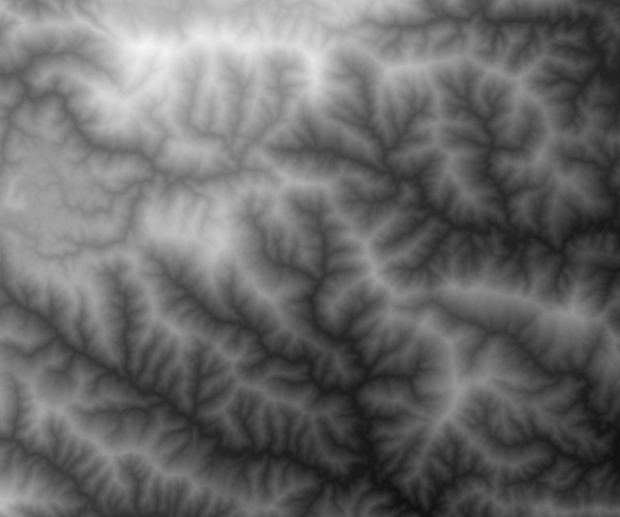
#> input picture image.png, 620 x 517 px
$ jupyter execute 2d_3d_heightmap.ipynb   (shell and % lines are left out)
#> lines starting #> are read from the running program, lines starting #| are printed output that depends on the picture
[cell 1]
import matplotlib.pyplot as plt
import matplotlib.image as mpimg
import numpy as np

[cell 2]
img = mpimg.imread('image.png')
#> img is the input picture: shape (517, 620, 4) float32; mean R, G, B, A 0.414, 0.414, 0.414, 1
plt.imshow(img)

[cell 3]
def rgb2gray(rgb):
    return np.dot(rgb[..., :3], [0.2989, 0.5870, 0.1140])

def average(r, c, matrix, amt=1):
    r1 = 0 if r-amt < 0 else r-amt
    c1 = 0 if c-amt < 0 else c-amt
    row_m = np.mean(matrix[r1:(r+amt+1),c])
    col_m = np.mean(matrix[r, c1:(c+amt+1)])
    return np.mean([row_m, col_m])

g_img = rgb2gray(img).copy()

def iterate_(n=1):
#> called with n = 5
    for row_i, row in enumerate(g_img):
        for col_i, _ in enumerate(row):
            g_img[row_i, col_i] = np.log(g_img[row_i, col_i])
            g_img[row_i, col_i] = average(row_i, col_i, g_img, n)
#> this loop made 517 passes
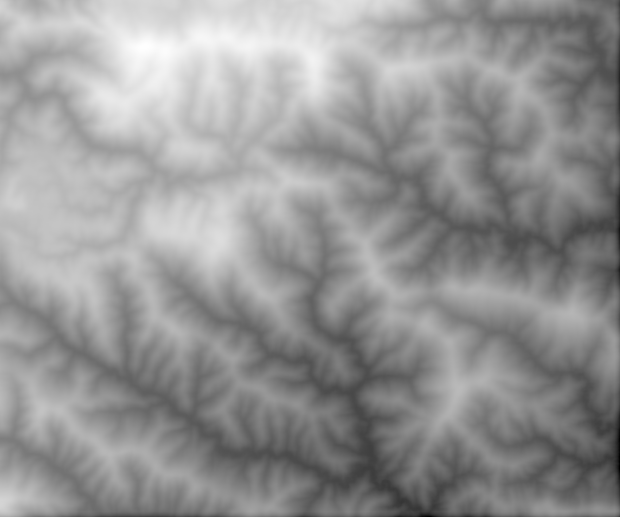
#> g_img: shape (517, 620) float64; min -0.667, max 0.781, mean 0.18; drawn with min black and max white

iterate_(5)

x = np.linspace(len(g_img[0]),0,len(g_img[0]))
y = np.linspace(0,len(g_img),len(g_img))
X, Y = np.meshgrid(x, y)

[cell 4]
fig = plt.figure(dpi=len(img)/2)
ax = fig.add_subplot(111, projection='3d')
ax.plot_surface \
(X, Y, g_img, cmap='inferno', linewidth=1,
antialiased=True, alpha=1, rstride=3, cstride=3,)
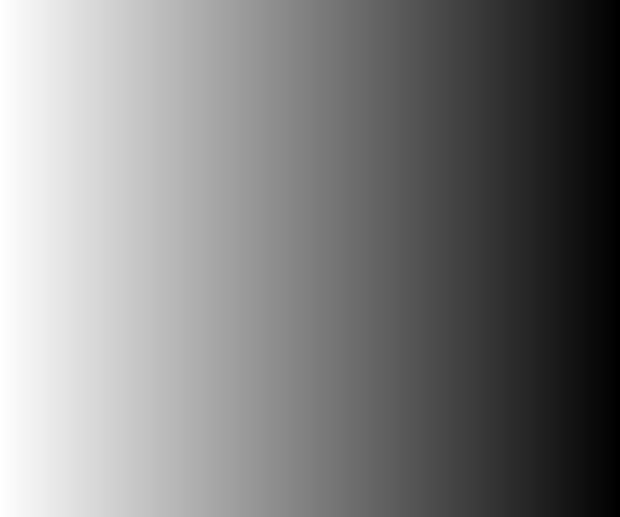
#> X: shape (517, 620) float64; min 0, max 620, mean 310; drawn with min black and max white
# Labels.
ax.set_xlabel('X')
ax.set_ylabel('Y')
ax.set_zlabel('Elevation')
ax.elev = 74
ax.dist = 12
ax.azim = 140
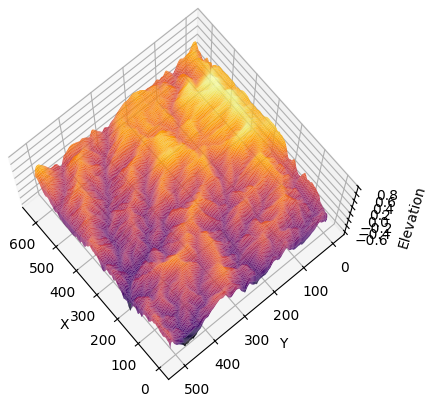
#> figure drawn by matplotlib, 1 panel
